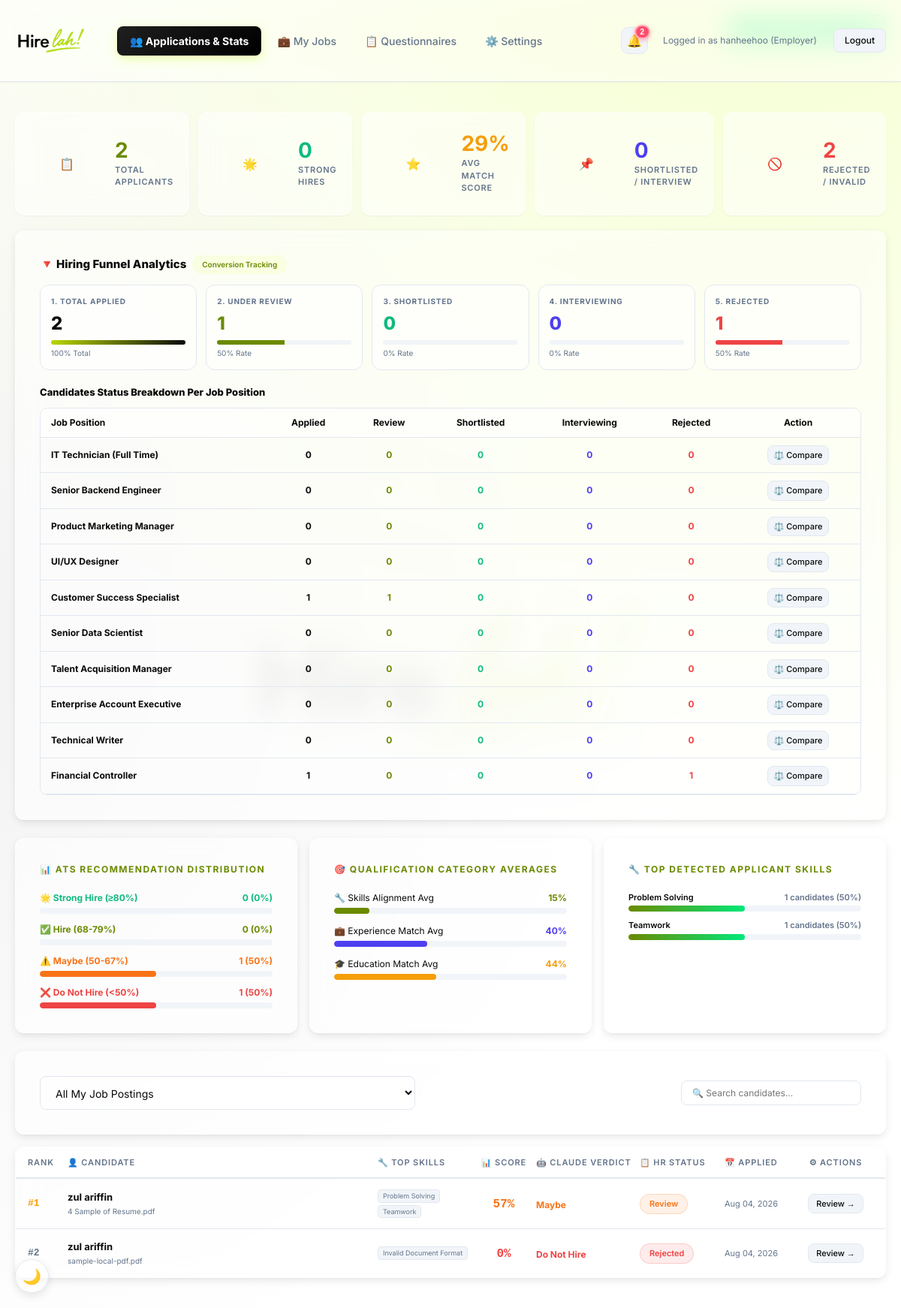
The page /employer_dashboard.php (signed in) on the database its author committed.
### tables this page shows
CREATE TABLE `jobs` (
  `id` int(11) NOT NULL,
  `job_title` varchar(255) NOT NULL,
  `department` varchar(255) DEFAULT NULL,
  `employment_type` varchar(100) DEFAULT NULL,
  `status` varchar(50) DEFAULT 'Active',
  `description` text DEFAULT NULL,
  `created_at` timestamp NOT NULL DEFAULT current_timestamp(),
  `employer_id` int(11) DEFAULT NULL,
  `work_mode` varchar(50) DEFAULT 'On-site',
  `require_video` tinyint(1) DEFAULT 0
);

CREATE TABLE `candidates` (
  `id` varchar(50) NOT NULL,
  `job_id` int(11) DEFAULT NULL,
  `name` varchar(255) DEFAULT 'Unknown',
  `email` varchar(255) DEFAULT NULL,
  `phone` varchar(255) DEFAULT NULL,
  `filename` varchar(255) DEFAULT NULL,
  `full_text` longtext DEFAULT NULL,
  `stripped_text` longtext DEFAULT NULL,
  `status` varchar(50) DEFAULT 'Review',
  `recommendation` varchar(50) DEFAULT 'Pending',
  `overall_score` int(11) DEFAULT 0,
  `skills_match` int(11) DEFAULT 0,
  `exp_match` int(11) DEFAULT 0,
  `edu_match` int(11) DEFAULT 0,
  `summary` text DEFAULT NULL,
  `education` text DEFAULT NULL,
  `experience` text DEFAULT NULL,
  `skills` text DEFAULT NULL,
  `strengths` text DEFAULT NULL,
  `gaps` text DEFAULT NULL,
  `relevance_label` varchar(100) DEFAULT NULL,
  `note` text DEFAULT NULL,
  `suggested_question` text DEFAULT NULL,
  `screened` tinyint(1) DEFAULT 0,
  `created_at` timestamp NOT NULL DEFAULT current_timestamp(),
  `user_id` int(11) DEFAULT NULL,
  `resume_path` varchar(255) DEFAULT NULL,
  `youtube_url` varchar(255) DEFAULT NULL,
  `hiring_verdict` varchar(100) DEFAULT NULL,
  `verdict_reason` text DEFAULT NULL,
  `profile_picture` varchar(255) DEFAULT NULL,
  `updated_at` timestamp NOT NULL DEFAULT current_timestamp() ON UPDATE current_timestamp(),
  `interview_status` enum('None','Proposed','Confirmed','Declined') DEFAULT 'None',
  `interview_datetime` datetime DEFAULT NULL,
  `interview_notes` text DEFAULT NULL,
  `interview_token` varchar(100) DEFAULT NULL
);

### employer_dashboard.php (the view, shortened to what the rows shown need)
<?php
require_once 'auth.php';
$stmt = $pdo->prepare("SELECT * FROM jobs WHERE employer_id = ? OR employer_id IS NULL");
$stmt->execute([$_SESSION['user_id']]);
$jobs = $stmt->fetchAll();
$job_id = $_GET['job_id'] ?? null;
if ($job_id) {
    $stmt = $pdo->prepare("SELECT * FROM candidates WHERE job_id = ? ORDER BY overall_score DESC");
    $stmt->execute([$job_id]);
} else {
    $job_ids = array_column($jobs, 'id');
    if (!empty($job_ids)) {
        $in = str_repeat('?,', count($job_ids) - 1) . '?';
        $stmt = $pdo->prepare("SELECT * FROM candidates WHERE job_id IN ($in) ORDER BY overall_score DESC");
        $stmt->execute($job_ids);
    } else {
        $stmt = $pdo->query("SELECT * FROM candidates WHERE 1=0");
    }
}
$candidates = $stmt->fetchAll();
$total = count($candidates);
$job_funnels = [];
foreach ($jobs as $j) {
    $j_id = $j['id'];
    $j_cands = array_filter($candidates, function($c) use ($j_id) { return $c['job_id'] == $j_id; });
    $j_applied = count($j_cands);
    $j_review = 0;
    $j_shortlisted = 0;
    $j_interviewing = 0;
    $j_rejected = 0;
    foreach ($j_cands as $jc) {
        $jst = strtolower($jc['status'] ?? '');
        $jint = $jc['interview_status'] ?? 'None';
        if ($jst === 'rejected') {
            $j_rejected++;
        } elseif ($jst === 'shortlisted' || $jst === 'shortlist') {
            $j_shortlisted++;
        } elseif (in_array($jint, ['Proposed', 'Confirmed'])) {
            $j_interviewing++;
        } else {
            $j_review++;
        }
    }
    $job_funnels[] = [
        'job_id' => $j_id,
        'job_title' => $j['job_title'],
        'department' => $j['department'],
        'applied' => $j_applied,
        'review' => $j_review,
        'shortlisted' => $j_shortlisted,
        'interviewing' => $j_interviewing,
        'rejected' => $j_rejected
    ];
}
?>
<!DOCTYPE html>
<html lang="en">
<head>
    <link rel="stylesheet" href="style.css?v=<?php echo @filemtime(__DIR__.'/style.css'); ?>">
</head>
<body>
    <main>
        <div class="panel" style="margin-bottom:24px;">
            <div style="overflow-x:auto; border-radius:10px; border:1px solid var(--bdr);">
                <table style="width:100%; border-collapse:collapse; font-size:12px;">
                    <thead>
                        <tr style="background:var(--surf); text-align:left; border-bottom:1px solid var(--bdr);">
                            <th style="padding:10px 14px;">Job Position</th>
                            <th style="padding:10px 14px; text-align:center;">Applied</th>
                            <th style="padding:10px 14px; text-align:center;">Review</th>
                            <th style="padding:10px 14px; text-align:center;">Shortlisted</th>
                            <th style="padding:10px 14px; text-align:center;">Interviewing</th>
                            <th style="padding:10px 14px; text-align:center;">Rejected</th>
                            <th style="padding:10px 14px; text-align:center;">Action</th>
                        </tr>
                    </thead>
                    <tbody>
                        <?php if(empty($job_funnels)): ?>
                            <tr><td colspan="7" style="padding:14px; text-align:center; color:var(--mut);">No jobs available</td></tr>
                        <?php else: ?>
                            <?php foreach($job_funnels as $jf): ?>
                                <tr style="border-bottom:1px solid var(--bdr);">
                                    <td style="padding:10px 14px; font-weight:700; color:var(--txt);"><?= htmlspecialchars($jf['job_title']) ?></td>
                                    <td style="padding:10px 14px; text-align:center; font-weight:700; color:var(--txt);"><?= $jf['applied'] ?></td>
                                    <td style="padding:10px 14px; text-align:center; color:var(--acc); font-weight:700;"><?= $jf['review'] ?></td>
                                    <td style="padding:10px 14px; text-align:center; color:var(--grn); font-weight:700;"><?= $jf['shortlisted'] ?></td>
                                    <td style="padding:10px 14px; text-align:center; color:var(--pur); font-weight:700;"><?= $jf['interviewing'] ?></td>
                                    <td style="padding:10px 14px; text-align:center; color:var(--red); font-weight:700;"><?= $jf['rejected'] ?></td>
                                    <td style="padding:10px 14px; text-align:center;">
                                        <a href="compare_candidates.php?job_id=<?= $jf['job_id'] ?>" class="btn-secondary" style="padding:4px 8px; font-size:11px; text-decoration:none;">⚖️ Compare</a>
                                    </td>
                                </tr>
                            <?php endforeach; ?>
                        <?php endif; ?>
                    </tbody>
                </table>
            </div>
        </div>
        <?php if($total === 0): ?>
            <div class="panel" style="text-align:center; padding:70px 40px; border-style:dashed;">
                <div style="font-size:18px; font-weight:700; margin-bottom:10px;">📂 No applicants found</div>
                <div style="font-size:13px; color:var(--mut); margin-bottom:24px;">Post a new job to start receiving applications.</div>
                <a href="post_job.php" class="btn-secondary">📝 Post a Job</a>
            </div>
        <?php else: ?>
            <div class="candidates-table-wrap">
                <div class="table" id="candidatesTable">
                <?php $rank = 1; foreach($candidates as $c): ?>
                    <?php
                        $score = $c['overall_score'];
                        $color = $score >= 80 ? 'var(--grn)' : ($score >= 60 ? 'var(--acc)' : ($score >= 40 ? 'var(--org)' : 'var(--red)'));
                        $status_class = strtolower($c['status']) == 'shortlisted' ? 'chip-shortlisted' : (strtolower($c['status']) == 'rejected' ? 'chip-rejected' : 'chip-review');
                        $skills = $c['skills'] ? json_decode($c['skills'], true) : [];
                    ?>
                    <a href="candidate.php?id=<?= $c['id'] ?>" class="tr candidate-row" data-search="<?= htmlspecialchars(strtolower($c['name'] . ' ' . $c['email'] . ' ' . implode(' ', $skills))) ?>">
                        <div style="font-size:13px; font-weight:800; font-family:monospace; color:<?= $rank==1 ? 'var(--gold)' : 'var(--mut)' ?>">
                            #<?= $rank++ ?>
                        </div>
                        <div style="min-width:0;">
                            <div style="font-size:13px; font-weight:700; overflow:hidden; text-overflow:ellipsis; white-space:nowrap;"><?= htmlspecialchars($c['name']) ?></div>
                            <div style="font-size:10px; color:var(--mut); margin-top:1px; overflow:hidden; text-overflow:ellipsis; white-space:nowrap;"><?= htmlspecialchars($c['email'] ?: $c['filename']) ?></div>
                        </div>
                        <div style="display:flex; flex-wrap:wrap; gap:3px;">
                            <?php foreach(array_slice($skills, 0, 3) as $s): ?>
                                <span style="background:var(--dim); border-radius:4px; padding:1px 6px; font-size:9px; color:var(--mut); border:1px solid var(--bdr);"><?= htmlspecialchars($s) ?></span>
                            <?php endforeach; ?>
                        </div>
                        <div style="text-align:center;">
                            <span style="font-size:16px; font-weight:800; color:<?= $color ?>; font-family:monospace;"><?= $score ?>%</span>
                        </div>
                        <div>
                            <?php
                            $v_color = ($c['recommendation'] == 'Strong Hire' || $c['recommendation'] == 'Hire') ? 'var(--grn)' : ($c['recommendation'] == 'Maybe' ? 'var(--org)' : 'var(--red)');
                            ?>
                            <span style="font-size:12px; font-weight:700; color:<?= $v_color ?>;"><?= htmlspecialchars($c['recommendation']) ?></span>
                        </div>
                        <div>
                            <span class="chip <?= $status_class ?>"><?= htmlspecialchars($c['status']) ?></span>
                        </div>
                        <div style="font-size:11px; color:var(--mut)">
                            <?= date('M d, Y', strtotime($c['created_at'])) ?>
                        </div>
                        <div style="display:flex; justify-content:center; align-items:center;" onclick="event.stopPropagation();">
                            <span class="btn-secondary" style="padding:4px 10px; font-size:11px; white-space:nowrap;">Review &rarr;</span>
                        </div>
                    </a>
                <?php endforeach; ?>
            </div>
            </div>
        <?php endif; ?>
    </main>
<script src="theme.js"></script></body>
</html>

### rows shown on the page
jobs: job_title "IT Technician (Full Time)", require_video "0"
jobs: job_title "UI/UX Designer", require_video "0"
jobs: job_title "Customer Success Specialist", require_video "1", shortlisted "0", interviewing "0", rejected "0"
jobs: job_title "Senior Data Scientist", require_video "0"
jobs: job_title "Technical Writer", require_video "0"
jobs: job_title "Financial Controller", require_video "1", review "0", shortlisted "0", interviewing "0"
candidates: name "zul ariffin", filename "4 Sample of Resume.pdf", skills "Problem Solving", skills "Teamwork", overall_score "57", recommendation "Maybe", status "Review", created_at "Aug 04, 2026"
candidates: name "zul ariffin", filename "sample-local-pdf.pdf", skills "Invalid Document Format", overall_score "0", recommendation "Do Not Hire", status "Rejected", created_at "Aug 04, 2026"

### other values the page prints
$unreadCount "2"
$_SESSION['user_name'] "hanheehoo"
$_SESSION['user_role'] "Employer"
$_SESSION['toast'] "Welcome back, hanheehoo!"
$total "2"
$strong_hire "0"
$avg_score "29"
$status_counts['Shortlisted'] + $status_counts['Interviewed'] "0"
$status_counts['Rejected'] + $do_not_hire "2"
$funnel['Applied'] "2"
$funnel['Review'] "1"
$funnel['Shortlisted'] "0"
$funnel['Interviewing'] "0"
$funnel['Rejected'] "1"
$jf['job_title'] "Senior Backend Engineer"
